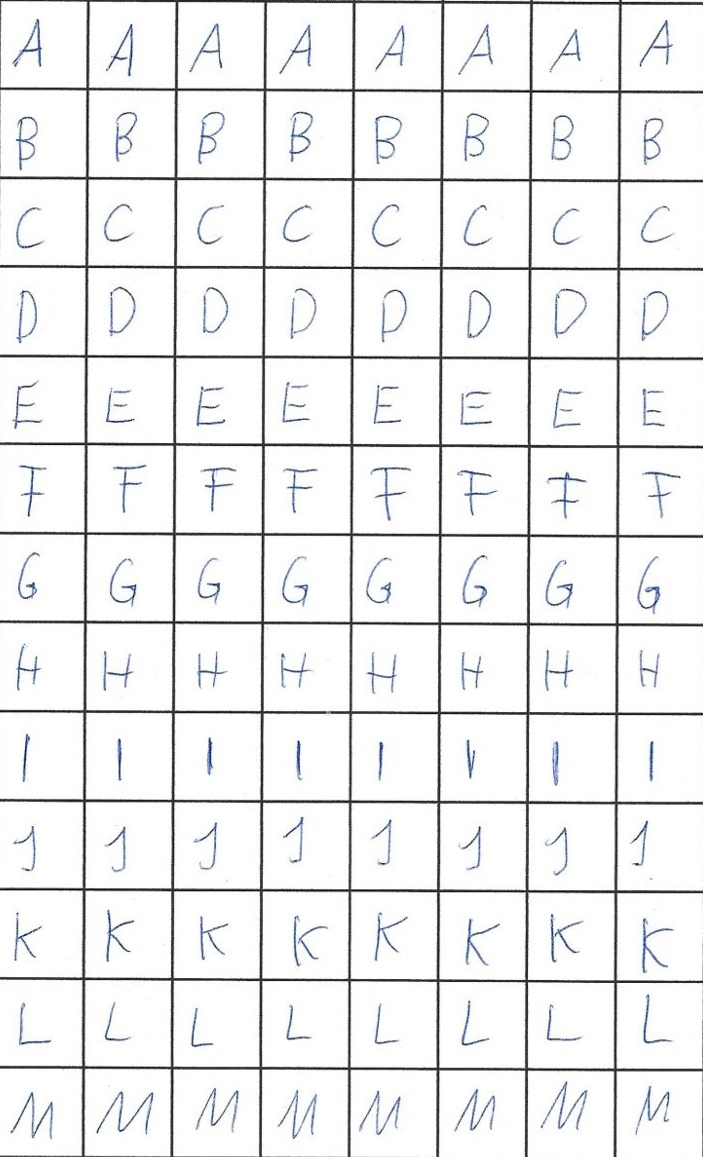
#> input picture Blockbuchstaben.jpeg, 703 x 1157 px
$ python Buchstaben_extrahieren.py
#> lines starting #> are read from the running program, lines starting #| are printed output that depends on the picture
import cv2
import numpy as np
import os

#User parameters
output_folder="letters"
image = cv2.imread("Blockbuchstaben.jpeg")
#> image is the input picture: shape (1157, 703, 3); mean B, G, R 239.2, 238.7, 238.2
number_rows=13
number_cols=8
margin=15 #Rand der weggeschnitten wird bei den einzelnen Buchstaben

gray = cv2.cvtColor(image, cv2.COLOR_BGR2GRAY)

height, width, channels = image.shape
#> height = 1157; width = 703; channels = 3
print(height)
#| 1157
print(width)
#| 703

letter_width=width//number_cols
#> letter_width = 87
letter_height=height//number_rows
#> letter_height = 89

print(letter_width)
#| 87
print(letter_height)
#| 89

if not os.path.exists(output_folder):
        os.makedirs(output_folder)

for i in range(0,number_rows):
    for j in range(0,number_cols):
        x=j*letter_width
        y=i*letter_height

        letter_img=gray[y+margin:y+letter_height-margin,x+margin:x+letter_width-margin]
        #if i==6 and j==8:
        #    cv2.imshow('letter_img', letter_img)
        cv2.imwrite(output_folder+'/letter'+str(i)+str(j)+'.png', letter_img)
#> this loop made 13 passes
#> pass 1, `cv2.imwrite(output_folder+'/letter'+str(i)+str(j)+'.png', letter_img)`:
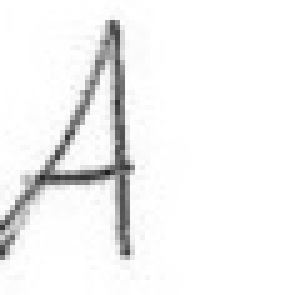
#> saved as letter00.png: shape (59, 57) (shown 5 times larger); min 31, max 255, mean 242.1
#> pass 1, `cv2.imwrite(output_folder+'/letter'+str(i)+str(j)+'.png', letter_img)`:
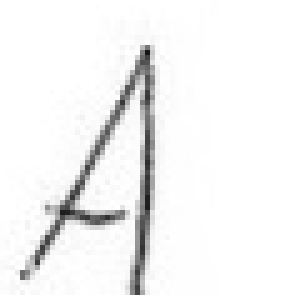
#> saved as letter01.png: shape (59, 57) (shown 5 times larger); min 22, max 255, mean 242.2
#> pass 1, `cv2.imwrite(output_folder+'/letter'+str(i)+str(j)+'.png', letter_img)`:
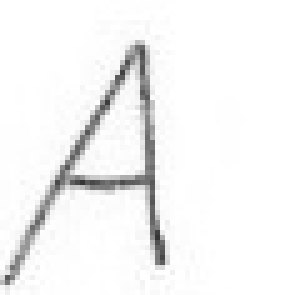
#> saved as letter02.png: shape (59, 57) (shown 5 times larger); min 53, max 255, mean 243.8
#> pass 1, `cv2.imwrite(output_folder+'/letter'+str(i)+str(j)+'.png', letter_img)`:
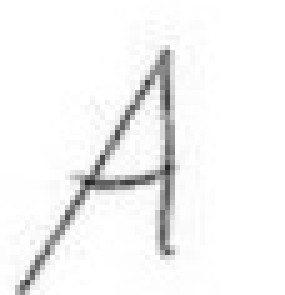
#> saved as letter03.png: shape (59, 57) (shown 5 times larger); min 34, max 255, mean 244


#cv2.imshow('BuchstabenRaster', gray)
cv2.waitKey(0)
cv2.destroyAllWindows()
